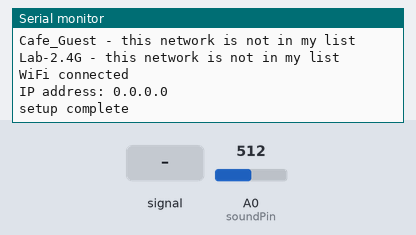
The sketch below on a simulated Arduino MKR. Shown: the last lines printed to the serial monitor. The inputs (shaded band) are chosen by the test bench; at power-on: A0 (soundPin) = 512. A WiFi scan finds three made-up networks; random numbers use the default seed unless the sketch sets one; no MQTT or app messages arrive unless stated; not simulated (calls return 0 or success): arduino_secrets.h.

Above: at 4.2 s.
4.3 s: A0 (soundPin) fed a 2 Hz sine of ±306 counts around its level
8.5 s: A0 (soundPin) set to 716
At 10.9 s:
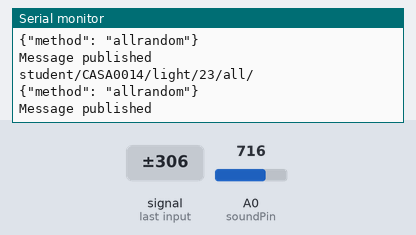
12.3 s: A0 (soundPin) fed a 1000 Hz sine of ±255 counts around its level
17.7 s: A0 (soundPin) set to 900
At 19.9 s:
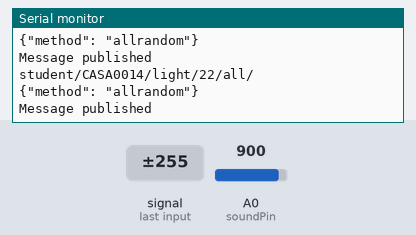
Timing chart, 0 to 21.4 s (numbered marks = the images above; inputs shaded):
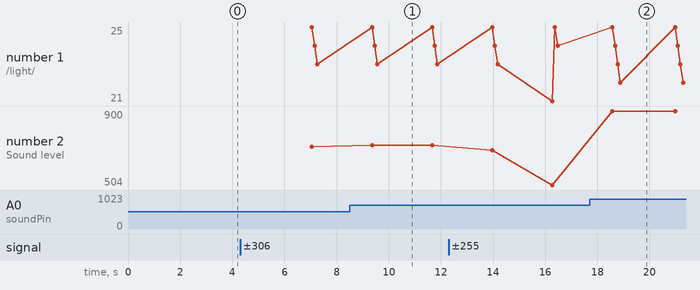

Measured:
- after the input at 8.5 s, the serial monitor: prints a new line after 0.86 s (image 1)
- after the input at 17.7 s, the serial monitor: prints a new line after 0.88 s (image 2)
- plotted number 1: 24 → 22 after the input at 17.7 s
- plotted number 2: 708 → 716 after the input at 8.5 s, 716 → 504 after the input at 12.3 s, 504 → 900 after the input at 17.7 s

The sketch:

voice_sensor.ino
```cpp
#include <WiFiNINA.h>
#include <PubSubClient.h>
#include <utility/wifi_drv.h>   // library to drive to RGB LED on the MKR1010
#include "arduino_secrets.h"

#define soundPin A0

const char* ssid          = SECRET_SSID;
const char* password      = SECRET_PASS;
const char* mqtt_username = SECRET_MQTTUSER;
const char* mqtt_password = SECRET_MQTTPASS;
const char* mqtt_server = "mqtt.cetools.org";
const int mqtt_port = 1884;
int status = WL_IDLE_STATUS;

int lastLightNum = 0;

WiFiServer server(80);
WiFiClient wificlient;

WiFiClient mkrClient;
PubSubClient client(mkrClient);

// edit this for the light you are connecting to
char mqtt_topic_all[] = "student/CASA0014/light/37/all/";
char mqtt_topic_single[] = "student/CASA0014/light/37/pixel/";

void setup() {
  // Start the serial monitor to show output
   Serial.begin(115200);
  delay(1000);

  WiFi.setHostname("Lumina ucjtdjw");
  startWifi();
  client.setServer(mqtt_server, mqtt_port);
  Serial.println("setup complete");
}

void loop() {
   if (!client.connected()) {
    reconnectMQTT();
  }

  // we also need to make sure we are connected to the wifi
  // otherwise it will be impossible to connect to MQTT!
  if (WiFi.status() != WL_CONNECTED){
    startWifi();
  }

  // check for messages from the broker and ensuring that any outgoing messages are sent.
  client.loop();

  sendmqtt_voice();

}

void sendmqtt_voice(){
  int soundLevel = analogRead(soundPin);
  Serial.print("Sound level: ");
  Serial.println(soundLevel);
  int lightNum = map(soundLevel,0,1023,1,5);
  char mqtt_message[100];
  // clearAllColor();
  // send a message to update the light
  if (lastLightNum > lightNum){
      for(int i = 0; i < lastLightNum - lightNum; i++){
        clearAllColor(21 + i);
      }
  }
  for(int i = 0; i <lightNum; i++){
    // sprintf(mqtt_message, "{\"pixelid\": %d, \"R\": 0, \"G\": 255, \"B\": 128, \"W\": 255}\n", i);
    setOneLight(25-i);
    // strcat(mqtt_message, led);
    // if (i < lightNum) {
    //         strcat(mqtt_message, ",\n");
    //     }
  }
  // strcat(mqtt_message, "]}");
  // Serial.println(mqtt_topic_all);
  // Serial.println(mqtt_message);

  // if (client.publish(mqtt_topic_all, mqtt_message)) {
  //   Serial.println("Message published");
  // } else {
  //   Serial.println("Failed to publish message");
  // }
  lastLightNum = lightNum;
}

void startWifi(){

  // check for the WiFi module:
  if (WiFi.status() == WL_NO_MODULE) {
    Serial.println("Communication with WiFi module failed!");
    // don't continue
    while (true);
  }
  String fv = WiFi.firmwareVersion();
  if (fv < WIFI_FIRMWARE_LATEST_VERSION) {
    Serial.println("Please upgrade the firmware");
  }

  // Function for connecting to a WiFi network
  // is looking for UCL_IoT and a back up network (usually a home one!)
  int n = WiFi.scanNetworks();
  Serial.println("Scan done");
  if (n == 0) {
    Serial.println("no networks found");
  } else {
    Serial.print(n);
    Serial.println(" networks found");
    // loop through all the networks and if you find UCL_IoT or the backup - ssid1
    // then connect to wifi
    Serial.print("Trying to connect to: ");
    Serial.println(ssid);
    for (int i = 0; i < n; ++i){
      String availablessid = WiFi.SSID(i);
      // Primary network
      if (availablessid.equals(ssid)) {
        Serial.print("Connecting to ");
        Serial.println(ssid);
        WiFi.begin(ssid, password);
        while (WiFi.status() != WL_CONNECTED) {
          delay(600);
          Serial.print(".");
        }
        if (WiFi.status() == WL_CONNECTED) {
          Serial.println("Connected to " + String(ssid));
          break; // Exit the loop if connected
        } else {
          Serial.println("Failed to connect to " + String(ssid));
        }
      } else {
        Serial.print(availablessid);
        Serial.println(" - this network is not in my list");
      }

    }
  }


  Serial.println("");
  Serial.println("WiFi connected");
  Serial.print("IP address: ");
  Serial.println(WiFi.localIP());

}

void reconnectMQTT() {
  if (WiFi.status() != WL_CONNECTED){
    startWifi();
  } else {
    //Serial.println(WiFi.localIP());
  }

  // Loop until we're reconnected
  while (!client.connected()) {    // while not (!) connected....
    Serial.print("Attempting MQTT connection...");
    // Create a random client ID
    String clientId = "LuminaSelector";
    clientId += String(random(0xffff), HEX);

    // Attempt to connect
    if (client.connect(clientId.c_str(), mqtt_username, mqtt_password)) {
      Serial.println("connected");
      // ... and subscribe to messages on broker
    } else {
      Serial.print("failed, rc=");
      Serial.print(client.state());
      Serial.println(" try again in 5 seconds");
      // Wait 5 seconds before retrying
      delay(5000);
    }
  }
}

void callback(char* topic, byte* payload, int length) {
  // Handle incoming messages
  Serial.print("Message arrived [");
  Serial.print(topic);
  Serial.print("]: ");
  for (int i = 0; i < length; i++) {
    Serial.print((char)payload[i]);
  }
  Serial.println();

}

 void clearAllColor(int num){
  char mqtt_message[100];
  char mqtt_topic[100];
  sprintf(mqtt_topic, "student/CASA0014/light/%d/all/",num);
  sprintf(mqtt_message, "{\"method\": \"clear\"}" );
    //sprintf(mqtt_message, "{\"method\": \"allrandom\"}");
    Serial.println(mqtt_topic);
    Serial.println(mqtt_message);
     if (client.publish(mqtt_topic, mqtt_message)) {
        Serial.println("Message published");
    } else {
        Serial.println("Failed to publish message");
    }
    delay(100);
 }

 void setOneLight(int num){
  char mqtt_message[100];
  char mqtt_topic[100];
  sprintf(mqtt_topic, "student/CASA0014/light/%d/all/",num);
  sprintf(mqtt_message, "{\"method\": \"allrandom\"}" );
    Serial.println(mqtt_topic);
    Serial.println(mqtt_message);
     if (client.publish(mqtt_topic, mqtt_message)) {
        Serial.println("Message published");
    } else {
        Serial.println("Failed to publish message");
    }
    delay(100);
 }
```
